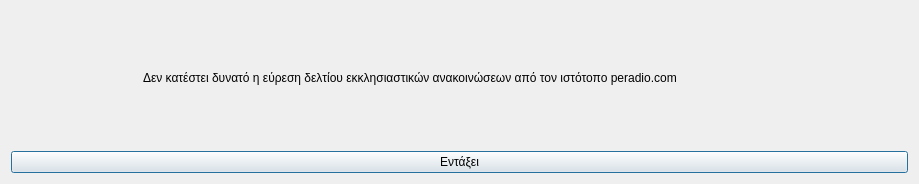
<?xml version="1.0" encoding="UTF-8"?>
<ui version="4.0">
 <class>Dialog</class>
 <widget class="QDialog" name="Dialog">
  <property name="geometry">
   <rect>
    <x>0</x>
    <y>0</y>
    <width>919</width>
    <height>184</height>
   </rect>
  </property>
  <property name="windowTitle">
   <string>Αδυναμία εύρεσης δελτίου εκκλησιαστικών ανακοιώσεων από peradio.com</string>
  </property>
  <property name="windowIcon">
   <iconset resource="../../../../icons.qrc">
    <normaloff>:/rest-windows/assets/images/rest-windows/information.png</normaloff>:/rest-windows/assets/images/rest-windows/information.png</iconset>
  </property>
  <layout class="QGridLayout" name="gridLayout">
   <item row="1" column="0">
    <widget class="QPushButton" name="ok">
     <property name="text">
      <string>Εντάξει</string>
     </property>
     <property name="icon">
      <iconset resource="../../../../icons.qrc">
       <normaloff>:/rest-windows/assets/images/rest-windows/ok.png</normaloff>:/rest-windows/assets/images/rest-windows/ok.png</iconset>
     </property>
    </widget>
   </item>
   <item row="0" column="0">
    <widget class="QFrame" name="frame">
     <property name="styleSheet">
      <string notr="true">QFrame{border:0px;}</string>
     </property>
     <property name="frameShape">
      <enum>QFrame::StyledPanel</enum>
     </property>
     <property name="frameShadow">
      <enum>QFrame::Raised</enum>
     </property>
     <layout class="QHBoxLayout" name="horizontalLayout">
      <item>
       <widget class="QLabel" name="image_label">
        <property name="maximumSize">
         <size>
          <width>117</width>
          <height>117</height>
         </size>
        </property>
        <property name="text">
         <string/>
        </property>
        <property name="pixmap">
         <pixmap resource="../../../../icons.qrc">:/rest-windows/assets/images/rest-windows/information.png</pixmap>
        </property>
        <property name="scaledContents">
         <bool>true</bool>
        </property>
       </widget>
      </item>
      <item>
       <widget class="QLabel" name="label">
        <property name="text">
         <string>Δεν κατέστει δυνατό η εύρεση δελτίου εκκλησιαστικών ανακοινώσεων από τον ιστότοπο peradio.com</string>
        </property>
        <property name="alignment">
         <set>Qt::AlignJustify|Qt::AlignVCenter</set>
        </property>
        <property name="wordWrap">
         <bool>true</bool>
        </property>
       </widget>
      </item>
     </layout>
    </widget>
   </item>
  </layout>
 </widget>
 <tabstops>
  <tabstop>ok</tabstop>
 </tabstops>
 <resources>
  <include location="../../../../icons.qrc"/>
  <include location="../../../../icons.qrc"/>
 </resources>
 <connections/>
</ui>
